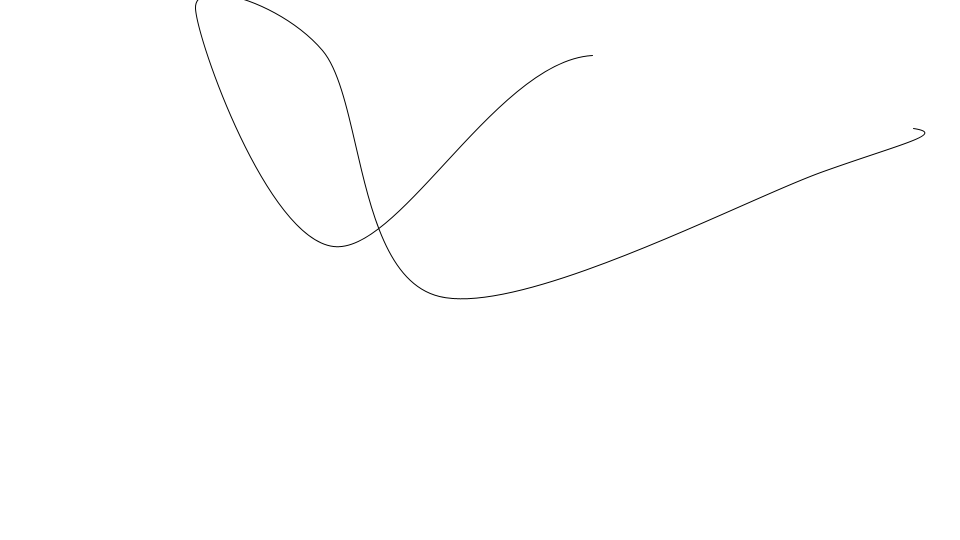
Frame 1 (no input)
Frame 60 (the mouse pressed at the canvas centre just before this capture): identical to frame 1, image omitted
Frame 120 (the mouse held since frame 60 and released just before this capture): identical to frame 1, image omitted

The Processing sketch that drew this single still picture (run headless with seeded random() and noise(); from frame 60 on, the mouse is pressed at the canvas centre):

// Processing sketch: MultiCurves2
// ── MultiCurves2.pde
Point[] points;
final static int numPoints = 9;

void setup() {
  size(960, 540);
  frameRate(30);
  initialize();
}

void initialize() {
  points = new Point[numPoints];
  
  for(int i=0; i<numPoints; i++){
    points[i] = new Point();
    points[i].x = random(width);
    points[i].y = random(height);
  } 
}

void draw() {
  background(255);
  stroke(0, 0, 0);
  noFill();  
  beginShape();
  for(int i=0; i<numPoints; i++){
    curveVertex(points[i].x, points[i].y);
  } 
  endShape();
}

////////////////////////////////

class Point {
  float x, y;
  
  Point() {
    x = 0;
    y = 0;
  }
}
